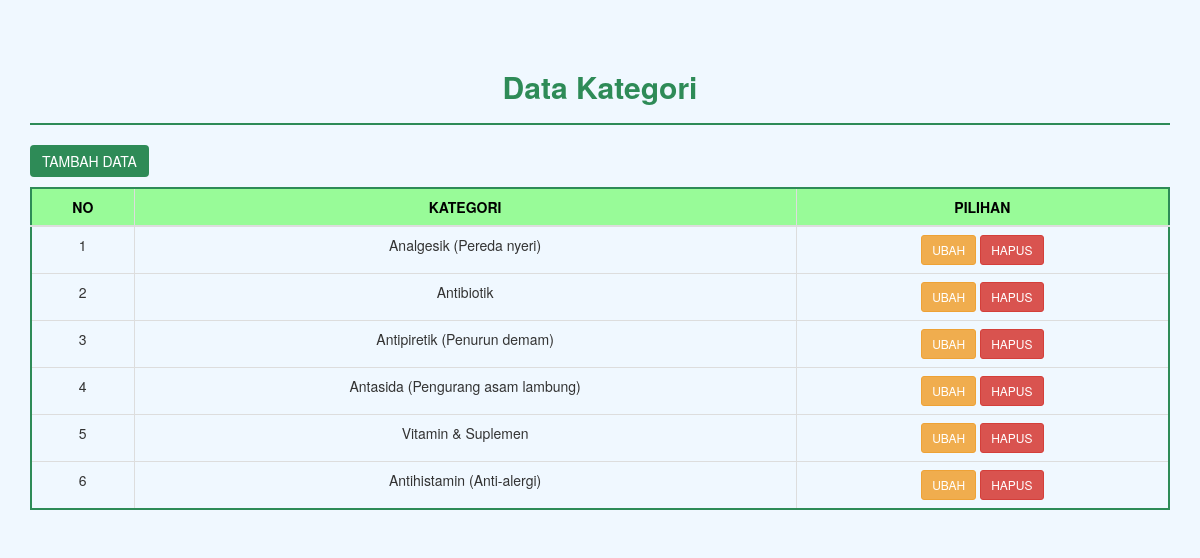
The page /admin/kategori.php on the database its author committed.
### tables this page shows
CREATE TABLE `kategori` (
  `id_kategori` int(5) NOT NULL,
  `nama_kategori` varchar(100) NOT NULL
);

### admin/kategori.php (the view, shortened to what this page needs)
<?php
$koneksi = new mysqli("localhost", "root", "", "toko_kesehatan");
?>
<!DOCTYPE html>
<html>
<head>
    <link rel="stylesheet" href="admin/assets/css/bootstrap.css">
</head>
<body>
<div class="container">
    <h2>Data Kategori</h2>
    <hr>
    <p><a href="index.php?halaman=tambahkategori" class="btn btn-primary">TAMBAH DATA</a></p>
    <table class="table table-bordered">
        <thead>
            <tr>
                <th>NO</th>
                <th>KATEGORI</th>
                <th>PILIHAN</th>
            </tr>
        </thead>
        <tbody>
            <?php $nomor=1; ?>
            <?php $ambil = $koneksi->query("SELECT * FROM kategori"); ?>
            <?php while ($pecah = $ambil->fetch_assoc()) { ?>
                <tr>
                    <td><?php echo $nomor; ?></td>
                    <td><?php echo $pecah['nama_kategori']; ?></td>
                    <td>
                        <a href="index.php?halaman=ubahkategori&id=<?php echo $pecah['id_kategori']; ?>" class="btn btn-warning btn-sm">UBAH</a>
                        <a href="index.php?halaman=hapuskategori&id=<?php echo $pecah['id_kategori']; ?>" class="btn btn-danger btn-sm">HAPUS</a>
                    </td>
                </tr>
                <?php $nomor++; ?>
            <?php } ?>
        </tbody>
    </table>
</div>
</body>
</html>

### admin/kategori.php (style rules this page uses)
body { background-color: #f0f8ff; }
.container { margin-top: 50px; }
h2 { text-align: center; font-weight: bold; color: #2E8B57; }
hr { border-top: 2px solid #2E8B57; }
.btn-primary { background-color: #2E8B57; border: none; }
.table-bordered { border: 2px solid #2E8B57; }
.table thead { background-color: #98FB98; color: black; font-weight: bold; }
.table-bordered td, .table-bordered th { text-align: center; vertical-align: middle; }

### rows shown on the page
kategori: nama_kategori "Analgesik (Pereda nyeri)"
kategori: nama_kategori "Antibiotik"
kategori: nama_kategori "Antipiretik (Penurun demam)"
kategori: nama_kategori "Antasida (Pengurang asam lambung)"
kategori: nama_kategori "Vitamin & Suplemen"
kategori: nama_kategori "Antihistamin (Anti-alergi)"
